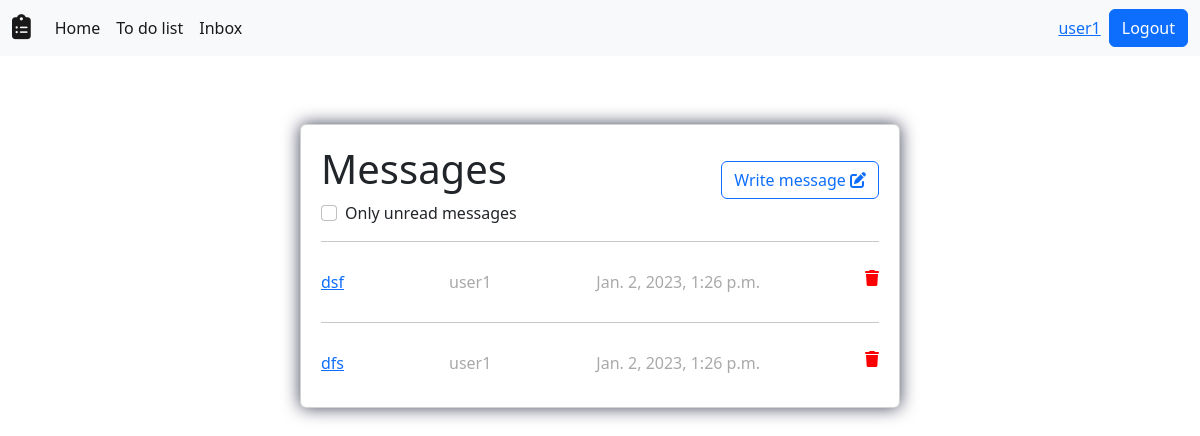
/users/inbox/1/ (signed in), run on an earlier commit of the app's database.
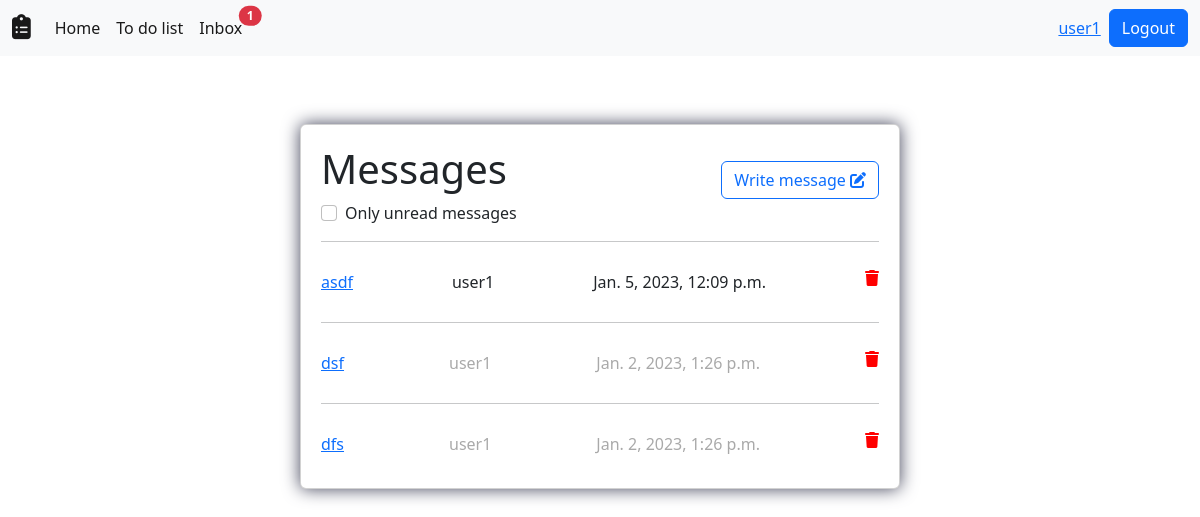
And on a later commit of the database.
### users/models.py (models this page shows)
class Message(models.Model):
    sender = models.ForeignKey(User, on_delete=models.CASCADE,null=True,blank=True)
    recipient = models.ForeignKey(User, on_delete=models.CASCADE,related_name='recipient',null=True,blank=True)
    title = models.CharField(max_length=100)
    body = models.TextField(max_length=500,blank=True,null=True)
    is_read = models.BooleanField(default=False)
    created = models.DateTimeField(auto_now_add=True)
    id = models.UUIDField(default=uuid.uuid4,unique=True,primary_key=True,editable=False)
    class Meta:
        ordering = ['is_read','-created']

class Profile(models.Model):
    user = models.OneToOneField(User, on_delete=models.CASCADE,blank=True,null=True)
    @property
    def unread_messages(self):
        unread = Message.objects.filter(recipient=self.user,is_read=False).count()
        return unread

### users/views.py (the view)
# urls.py: path('inbox/<int:page>/',views.inbox,name='inbox'),
@login_required(login_url='login')
def inbox(request,page):
    if request.GET:
        try:
            try:
                message_id = request.GET['message_id']
                message = Message.objects.get(id=message_id)
                message.delete()
            except:
                pass
            request.GET['checked'] == 'on'
            checkbox_value = 'checked'
            user_messages = Message.objects.filter(recipient=request.user,is_read=False)
        except:
            message_id = request.GET['message_id']
            message = Message.objects.get(id=message_id)
            message.delete()
            checkbox_value = ''
            user_messages = Message.objects.filter(recipient=request.user)
    else:
        checkbox_value = ''
        user_messages = Message.objects.filter(recipient=request.user)
    paginator = Paginator(user_messages,5)
    if page != 1:
        if paginator.page(page - 1).has_next() == False:
            page -= 1
    user_messages_paginated = paginator.page(page)
    context = {'user_messages':user_messages_paginated,
                'paginator':paginator,
                'current_page':page,
                'checkbox_value':checkbox_value}
    return render(request,'users/inbox.html',context)

### users/templates/users/inbox.html (shortened to what this page needs)
{% extends 'base.html' %}
{% block content %}
<div class="center">
    <div class="card">
        <div class="card_head">
            <h1>Messages</h1>
            <form action="{% url 'inbox' current_page %}" method="get" name='theForm'>
                <div class="form-check">
                    <input class="form-check-input" type="checkbox" name="checked" value='on' id="show_unread" {{checkbox_value}} data-checked={{checkbox_value}}>
                    <label class="form-check-label" for="show_unread">
                      Only unread messages
                    </label>
                </div>
            </form>
            <a class='add_task btn btn-outline-primary' role='button' href="{% url 'message_form' current_page False %}">Write message <i class="fa-solid fa-pen-to-square"></i></a>
        </div>
        {% for message in user_messages %}
        <hr>
        {% if message.is_read == False %}
        <div class="message">
            <a class='task_title' href="{% url 'single_message' message.id %}?page={{current_page}}"><p>{{message.title}}</p></a>
            <p>{{message.sender}}</p>
            <p>{{message.created}}</p>
            <form action="" method="get">
                <a class='task_delete' href="{% url 'delete_message' message.id %}?fast_delete=True&page={{current_page}}"><i class="fa-solid fa-trash"></i></a>
            </form>
        </div>
        {% else %}
        <div class="message" style='color:	#A9A9A9;'>
            <a class='task_title' href="{% url 'single_message' message.id %}?page={{current_page}}"><p>{{message.title}}</p></a>
            <p>{{message.sender}}</p>
            <p>{{message.created}}</p>
            <form action="" method="get">
                <a class='task_delete' href="{% url 'delete_message' message.id %}?fast_delete=True&page={{current_page}}"><i class="fa-solid fa-trash"></i></a>
            </form>
        </div>
        {% endif %}
        {% endfor %}
    </div>
</div>
{% endblock content %}

### templates/base.html (shortened to what this page needs)
<html lang="en">
    {% load static %}
<head>
    <link rel="stylesheet" href={% static 'main.css' %} type='text/css'>
    <link href="https://cdn.jsdelivr.net/npm/bootstrap@5.2.3/dist/css/bootstrap.min.css" rel="stylesheet">
</head>
<body>
    <nav class="navbar navbar-expand-lg bg-light">
        <div class="container-fluid">
            <a class="navbar-brand" href="{% url 'home' %}">
                <i class="fa-solid fa-clipboard-list fa-lg" id='logo'></i>
            </a>
          <div class="collapse navbar-collapse" id="navbarSupportedContent">
            <ul class="navbar-nav me-auto mb-2 mb-lg-0">
              <li class="nav-item">
                <a class="nav-link active" aria-current="page" href="{% url 'home' %}">Home</a>
              </li>
              <li class="nav-item">
                <a class="nav-link active" href="{% url 'to_do_list' 1 %}">To do list</a>
              </li>
              <li class="nav-item">
                <a class="nav-link active" href="{% url 'inbox' 1 %}" style='position:relative;'>Inbox
                  {% if request.user.profile.unread_messages > 0 %}
                    <span class="position-absolute top-10 start-100 translate-middle badge rounded-pill bg-danger">
                      {{request.user.profile.unread_messages}}
                    </span>
                  {% endif %}
                </a>
              </li>
            </ul>
            {% if user.is_authenticated %}
                <a href={% url 'account' %}>{{request.user.username}}</a>
                <a class="btn btn-primary ms-2" href="{% url 'logout' %}" role="button">Logout</a>
            {% else %}
                <a class="btn btn-outline-primary " href="{% url 'login' %}" role="button">Login</a>
                <a class="btn btn-primary ms-2" href="{% url 'register' %}" role="button">Register</a>
            {% endif %}
          </div>
        </div>
    </nav>
{% block content %}
{% endblock content %}
</body>
</html>

What changed in the data, as far as the page shows it:
added Message: title "asdf", sender "user1", created "Jan. 5, 2023, 12:09 p.m."
Also different on the page:
{{ request.user.profile.unread_messages }}: (not shown) → "1"
